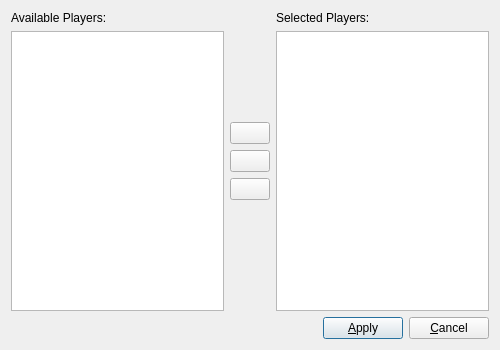
<?xml version="1.0" encoding="UTF-8"?>
<ui version="4.0">
 <class>PlayerListDialog</class>
 <widget class="QDialog" name="PlayerListDialog">
  <property name="geometry">
   <rect>
    <x>0</x>
    <y>0</y>
    <width>500</width>
    <height>350</height>
   </rect>
  </property>
  <property name="windowTitle">
   <string>Edit Players...</string>
  </property>
  <layout class="QVBoxLayout" name="vlInterface">
   <item>
    <layout class="QHBoxLayout" name="hlPlayers">
     <item>
      <layout class="QVBoxLayout" name="vlAvPlayers">
       <item>
        <widget class="QLabel" name="labAvPlayers">
         <property name="text">
          <string>Available Players:</string>
         </property>
        </widget>
       </item>
       <item>
        <widget class="QListWidget" name="listAvPlayers">
         <property name="selectionMode">
          <enum>QAbstractItemView::ExtendedSelection</enum>
         </property>
        </widget>
       </item>
      </layout>
     </item>
     <item>
      <layout class="QVBoxLayout" name="vlButtons">
       <item>
        <spacer name="vsButtons1">
         <property name="orientation">
          <enum>Qt::Vertical</enum>
         </property>
         <property name="sizeHint" stdset="0">
          <size>
           <width>0</width>
           <height>0</height>
          </size>
         </property>
        </spacer>
       </item>
       <item>
        <widget class="QPushButton" name="cmdMakeSe">
         <property name="text">
          <string/>
         </property>
         <property name="autoDefault">
          <bool>false</bool>
         </property>
        </widget>
       </item>
       <item>
        <widget class="QPushButton" name="cmdMakeAv">
         <property name="text">
          <string/>
         </property>
         <property name="autoDefault">
          <bool>false</bool>
         </property>
        </widget>
       </item>
       <item>
        <widget class="QPushButton" name="cmdMakeAd">
         <property name="text">
          <string/>
         </property>
         <property name="autoDefault">
          <bool>false</bool>
         </property>
        </widget>
       </item>
       <item>
        <spacer name="vsButtons2">
         <property name="orientation">
          <enum>Qt::Vertical</enum>
         </property>
         <property name="sizeHint" stdset="0">
          <size>
           <width>0</width>
           <height>0</height>
          </size>
         </property>
        </spacer>
       </item>
      </layout>
     </item>
     <item>
      <layout class="QVBoxLayout" name="vlSePlayers">
       <item>
        <widget class="QLabel" name="labSePlayers">
         <property name="text">
          <string>Selected Players:</string>
         </property>
        </widget>
       </item>
       <item>
        <widget class="QListWidget" name="listSePlayers">
         <property name="selectionMode">
          <enum>QAbstractItemView::ExtendedSelection</enum>
         </property>
        </widget>
       </item>
      </layout>
     </item>
    </layout>
   </item>
   <item>
    <layout class="QHBoxLayout" name="hlButtons">
     <item>
      <spacer name="hsButtons">
       <property name="orientation">
        <enum>Qt::Horizontal</enum>
       </property>
       <property name="sizeHint" stdset="0">
        <size>
         <width>0</width>
         <height>0</height>
        </size>
       </property>
      </spacer>
     </item>
     <item>
      <widget class="QPushButton" name="cmdApply">
       <property name="text">
        <string>&amp;Apply</string>
       </property>
      </widget>
     </item>
     <item>
      <widget class="QPushButton" name="cmdCancel">
       <property name="text">
        <string>&amp;Cancel</string>
       </property>
      </widget>
     </item>
    </layout>
   </item>
  </layout>
 </widget>
 <resources/>
 <connections/>
</ui>
